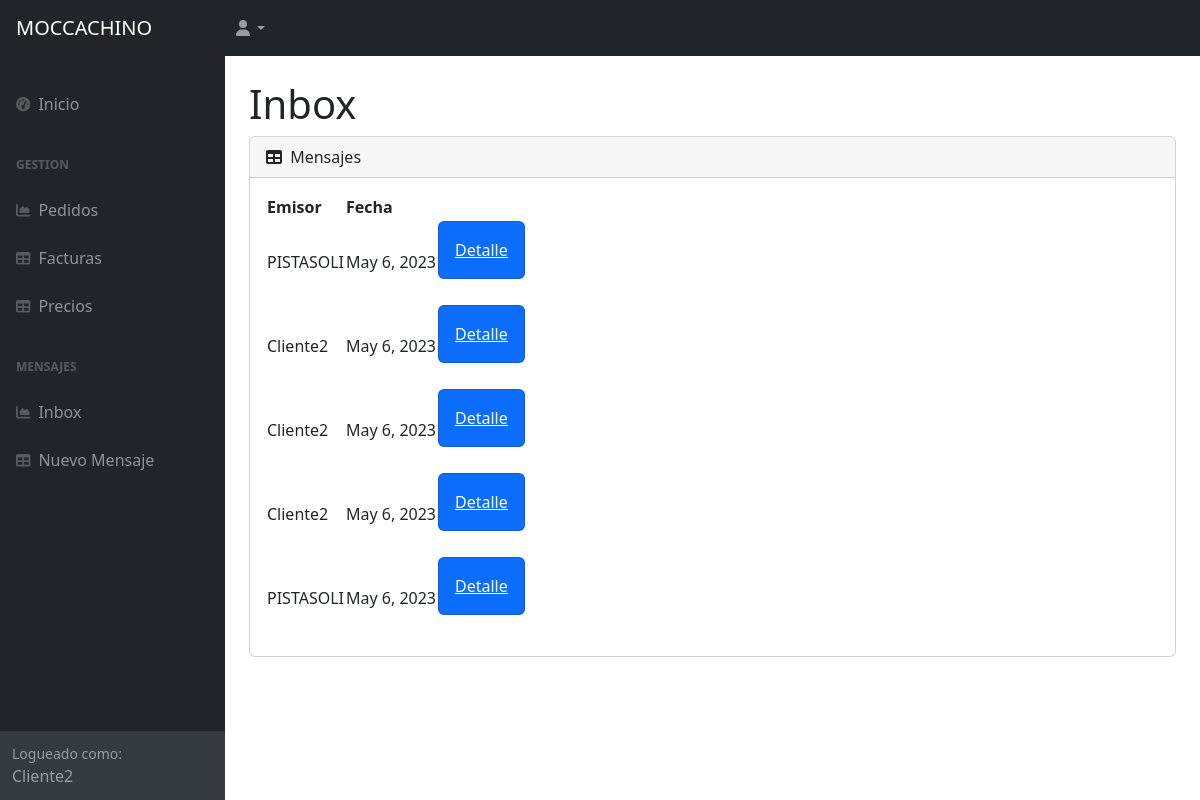
Screenshot of /AppClientes/inbox/ (signed in) with the database file from the repository.
### AppClientes/models.py (models this page shows, shortened)
class Mensaje(models.Model):
    emisor=models.ForeignKey(User, on_delete=models.CASCADE)
    receptor=models.CharField(max_length=50)
    texto=models.CharField(max_length=500)
    fecha = models.DateField(default=datetime.date.today)

### AppClientes/views.py (the view)
# urls.py: path('inbox/', verInbox.as_view(), name="inbox"),
class verInbox(LoginRequiredMixin, ListView):
    model=Mensaje
    template_name="AppClientes/inbox.html"

### AppClientes/templates/AppClientes/inbox.html
{% extends 'AppClientes/padre.html' %}
{% load static %}
{% block contenido %}
<div id="layoutSidenav_content">
    <main>
        <div class="container-fluid px-4">
            <h1 class="mt-4">Inbox</h1>
            <div class="card mb-4">
                <div class="card-header">
                    <i class="fas fa-table me-1"></i>
                    Mensajes
                </div>
                <div class="card-body">
                    <table id="datatablesSimple">
                        <thead>
                            <tr>
                                <th>Emisor</th>
                                <th>Fecha</th>
                            </tr>
                        </thead>
                        <tbody>
                            {% for mensaje in object_list %}
                            <tr>
                                <td>{{ mensaje.emisor }}</td>
                                <td>{{ mensaje.fecha }}</td>
                                <td><div class="col-xl-auto col-md-1">
                                    <div class="card bg-primary text-white mb-4">
                                        <a class="card-body" href="{% url 'vermensaje' mensaje.id %}">Detalle</a>
                                    </div>
                                </div></td>
                            </tr>
                            {% endfor %}
                        </tbody>
                    </table>
                </div>
            </div>
        </div>
    </main>
    {% endblock %}

### AppClientes/templates/AppClientes/padre.html (shortened to what this page needs)
<!DOCTYPE html>
<html lang="en">
    <head>
        {% load static %}
        <link href="https://cdn.jsdelivr.net/npm/simple-datatables@7.1.2/dist/style.min.css" rel="stylesheet" />
        <link href="{% static 'AppClientes/css/styles.css' %}" rel="stylesheet" />
    </head>
    <body class="sb-nav-fixed">
        <nav class="sb-topnav navbar navbar-expand navbar-dark bg-dark">
            <a class="navbar-brand ps-3" href="{% url 'InicioAppClientes' %}">MOCCACHINO</a>
            <ul class="navbar-nav ms-auto ms-md-0 me-3 me-lg-4">
                <li class="nav-item dropdown">
                    <a class="nav-link dropdown-toggle" id="navbarDropdown" href="#" role="button" data-bs-toggle="dropdown" aria-expanded="false"><i class="fas fa-user fa-fw"></i></a>
                </li>
            </ul>
        </nav>
        <div id="layoutSidenav">
            <div id="layoutSidenav_nav">
                <nav class="sb-sidenav accordion sb-sidenav-dark" id="sidenavAccordion">
                    <div class="sb-sidenav-menu">
                        <div class="nav">
                            <br>
                            <a class="nav-link" href="{% url 'InicioAppClientes' %}">
                                <div class="sb-nav-link-icon"><i class="fas fa-tachometer-alt"></i></div>
                                Inicio
                            </a>
                            <div class="sb-sidenav-menu-heading">Gestion</div>
                            <a class="nav-link" href="{% url 'pedidos_super' %}">
                                <div class="sb-nav-link-icon"><i class="fas fa-chart-area"></i></div>
                                Pedidos
                            </a>
                            <a class="nav-link" href="{% url 'facturas_super' %}">
                                <div class="sb-nav-link-icon"><i class="fas fa-table"></i></div>
                                Facturas
                            </a>
                            <a class="nav-link" href="{% url 'precios' %}">
                                <div class="sb-nav-link-icon"><i class="fas fa-table"></i></div>
                                Precios
                            </a>
                            <div class="sb-sidenav-menu-heading">Mensajes</div>
                            <a class="nav-link" href="{% url 'inbox' %}">
                                <div class="sb-nav-link-icon"><i class="fas fa-chart-area"></i></div>
                                Inbox
                            </a>
                            <a class="nav-link" href="{% url 'nuevomensaje' %}">
                                <div class="sb-nav-link-icon"><i class="fas fa-table"></i></div>
                                Nuevo Mensaje
                            </a>
                        </div>
                    </div>
                    <div class="sb-sidenav-footer">
                        <div class="small">Logueado como:</div>
                        {{ user.username }}
                    </div>
                </nav>
            </div>
            {% block contenido %}
            {% endblock %}
        </div>
    </body>
</html>

### rows the page displays
Mensaje: emisor "PISTASOLI", fecha "May 6, 2023"
Mensaje: emisor "Cliente2", fecha "May 6, 2023"
Mensaje: emisor "Cliente2", fecha "May 6, 2023"
Mensaje: emisor "Cliente2", fecha "May 6, 2023"
Mensaje: emisor "PISTASOLI", fecha "May 6, 2023"

### other values shown
{{ user.username }} "Cliente2"
